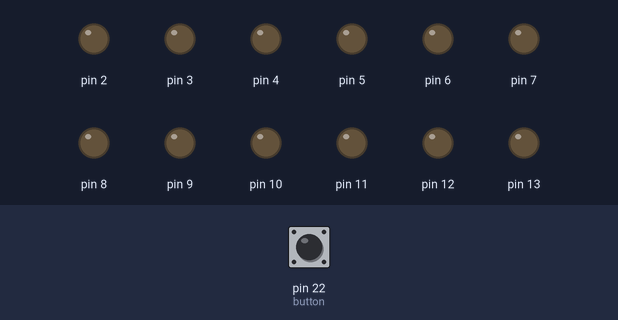
The sketch below on a simulated Arduino Mega 2560, built with avr-gcc and run on an emulated ATmega2560. On the bench: output pins drawn as LEDs (lit = HIGH). Dashed ring = blinking. The inputs (shaded band) are chosen by the test bench; at power-on: pin 22 (button) LOW.

Above: at 1.2 s.
1.3 s: pin 22 (button) pulled HIGH for 0.15 s
At 2.55 s:
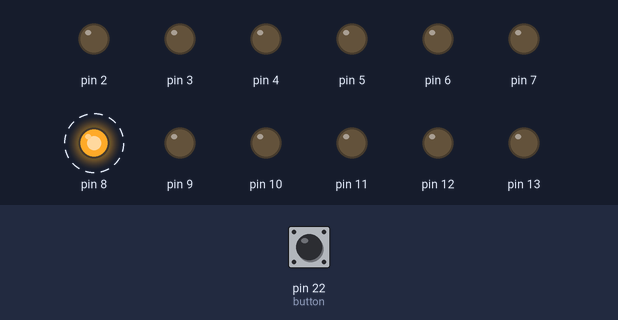
At 3.35 s:
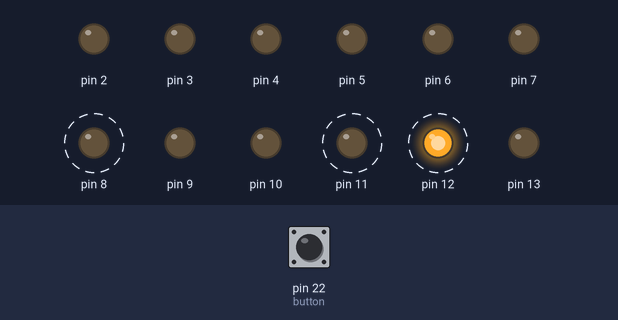
4.3 s: pin 22 (button) pulled HIGH for 3.2 s
At 7.75 s:
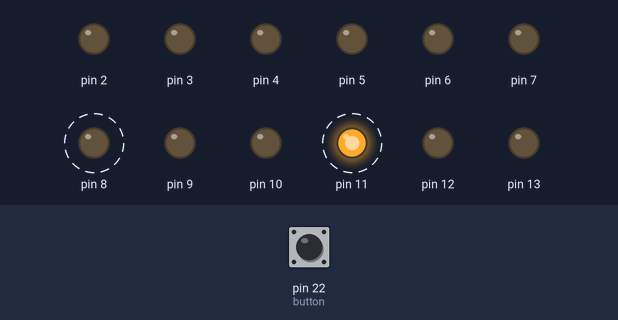
Timing chart, 0 to 11.9 s (numbered marks = the images above; inputs shaded):
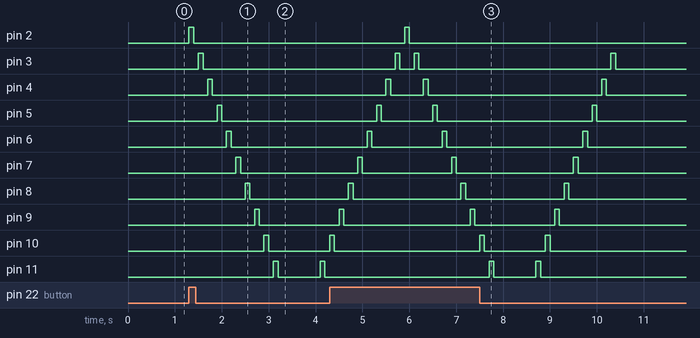

Measured:
- after the input at 1.3 s, pin 2: LOW → HIGH at once, → LOW 0.10 s later; pin 3: LOW → HIGH after 0.20 s, → LOW 0.10 s later; pin 4: LOW → HIGH after 0.40 s, → LOW 0.10 s later; pin 5: LOW → HIGH after 0.60 s, → LOW 0.10 s later; pin 6: LOW → HIGH after 0.80 s, → LOW 0.10 s later
- after the input at 4.3 s, pin 2: LOW → HIGH after 1.6 s, → LOW 0.10 s later; pin 11: alternates HIGH for 0.10 s and LOW for 0.90 s, 4 changes in all, then stays LOW, starting after 3.4 s

The sketch:

sketch_sep25a.ino
```cpp
/*
Лабораторна робота №2
Завдання : 7 світло діодів, поступовий рух одиночного вогника вперед і
назад
Порта з 2 до 13;

*/
int deLay = 100;
int button = 22;
void setup()
{
  for (int led = 2 ; led < 14; led++) {
    pinMode(led, OUTPUT);
  };
  pinMode(button, INPUT);
}
void loop()
{
if (digitalRead(button) == HIGH) {

  for (int led = 2; led < 14; led++) {
    digitalWrite(led, HIGH);
    delay(deLay);
    digitalWrite(led, LOW);
    delay(deLay);
  }
  for (int led = 13; led > 2; led--) {
    digitalWrite(led, HIGH);
    delay(deLay);
    digitalWrite(led, LOW);
    delay(deLay);
  }
}
}
```
